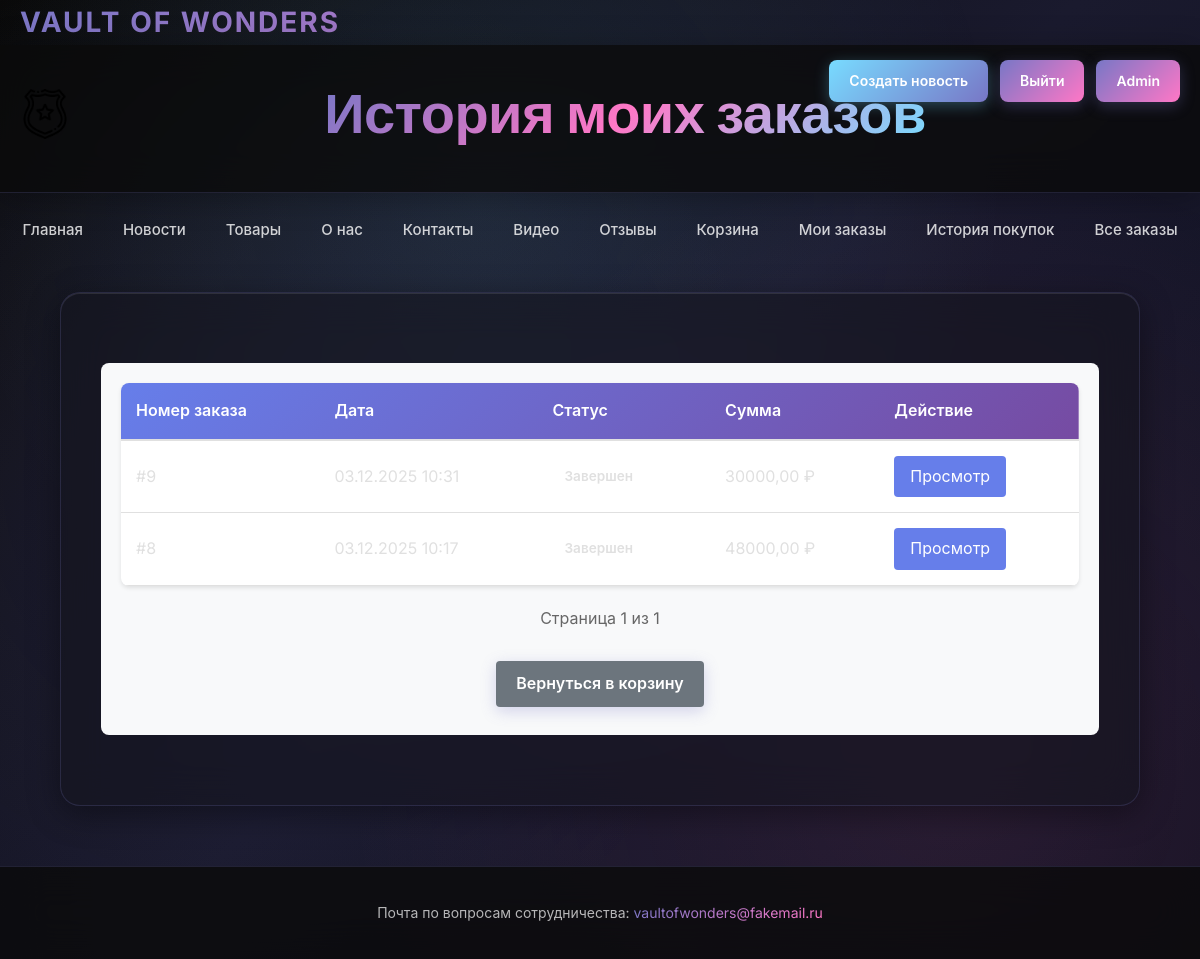
Screenshot of /orders/ (signed in) with the database file from the repository.
### app/models.py (models this page shows, shortened)
class Order(models.Model):
    STATUS_CHOICES = [
        ('processing', 'В обработке'),
        ('confirmed', 'Подтвержден'),
        ('completed', 'Завершен'),
        ('cancelled', 'Отменен'),
    ]
    user = models.ForeignKey(User, on_delete=models.CASCADE, verbose_name="Пользователь")
    items = models.ManyToManyField(CartItem, verbose_name="Товары")
    total_price = models.DecimalField('Общая стоимость', max_digits=10, decimal_places=2)
    date_created = models.DateTimeField(default=timezone.now, verbose_name="Дата создания")
    is_paid = models.BooleanField('Оплачен', default=False)
    status = models.CharField('Статус заказа', max_length=20, choices=STATUS_CHOICES, default='processing')
    class Meta:
        verbose_name = "Заказ"
        verbose_name_plural = "Заказы"

### app/views.py (the view)
# urls.py: path('orders/', views.order_history, name='order_history'),
def order_history(request):
    if not request.user.is_authenticated:
        return redirect('login')
    orders = Order.objects.filter(user=request.user).order_by('-date_created')
    paginator = Paginator(orders, 10)
    page_number = request.GET.get("page")
    page_obj = paginator.get_page(page_number)
    context = {
        'page_obj': page_obj,
        'user': request.user,
        'title': 'История моих заказов'
    }
    return render(request, 'order_history.html', context)

### app/templates/order_history.html (shortened to what this page needs)
{% extends 'base.html' %}
{% load static %}
{% block header %}История моих заказов{% endblock %}
{% block content %}
<link href="{% static 'styles/order_history.css' %}" rel="stylesheet">
<div class="orders-container">
    {% if page_obj %}
        <table class="orders-table">
            <thead>
                <tr>
                    <th>Номер заказа</th>
                    <th>Дата</th>
                    <th>Статус</th>
                    <th>Сумма</th>
                    <th>Действие</th>
                </tr>
            </thead>
            <tbody>
                {% for order in page_obj %}
                    <tr class="order-row status-{{ order.status }}">
                        <td>#{{ order.id }}</td>
                        <td>{{ order.date_created|date:"d.m.Y H:i" }}</td>
                        <td>
                            <span class="status-badge status-{{ order.status }}">
                                {{ order.get_status_display }}
                            </span>
                        </td>
                        <td>{{ order.total_price }} ₽</td>
                        <td>
                            <a href="{% url 'order_detail' order.id %}" class="btn-view">Просмотр</a>
                        </td>
                    </tr>
                {% endfor %}
            </tbody>
        </table>
        <div class="pagination">
            <span class="page-info">
                Страница {{ page_obj.number }} из {{ page_obj.paginator.num_pages }}
            </span>
        </div>
    {% else %}
        <div class="empty-message">
            <p>У вас пока нет заказов</p>
            <a href="{% url 'products' %}" class="btn btn-primary">Перейти к товарам</a>
        </div>
    {% endif %}
    <div class="order-history-footer">
        <a href="{% url 'cart' %}" class="btn btn-secondary">Вернуться в корзину</a>
    </div>
</div>
{% endblock %}

### app/static/styles/site.css (style rules this page uses)
* { margin: 0; padding: 0; box-sizing: border-box; }
body { font-family: 'Inter', -apple-system, BlinkMacSystemFont, 'Segoe UI', sans-serif; margin: 0; padding: 0; background: linear-gradient(135deg, #0a0a0a 0%, #1a1a2e 50%, #0f0f1e 100%); background-attachment: fixed; color: #E0E0E0; overflow-x: hidden; line-height: 1.6; }
body::before { content: ''; position: fixed; top: 0; left: 0; width: 100%; height: 100%; background: radial-gradient(circle at 20% 50%, rgba(120, 119, 198, 0.1) 0%, transparent 50%), radial-gradient(circle at 80% 80%, rgba(255, 119, 198, 0.1) 0%, transparent 50%), radial-gradient(circle at 40% 20%, rgba(120, 219, 255, 0.1) 0%, transparent 50%); pointer-events: none; z-index: 0; }
.btn { background: linear-gradient(135deg, #7877C6 0%, #FF77C6 100%); color: white; padding: 12px 24px; font-size: 15px; font-weight: 600; border: none; border-radius: 10px; cursor: pointer; transition: all 0.3s ease; text-decoration: none; display: inline-block; box-shadow: 0 4px 15px rgba(120, 119, 198, 0.3); position: relative; overflow: hidden; }
.btn::before { content: ''; position: absolute; top: 0; left: -100%; width: 100%; height: 100%; background: linear-gradient(90deg, transparent, rgba(255, 255, 255, 0.2), transparent); transition: left 0.5s; }
.btn-secondary { background: linear-gradient(135deg, #78DBFF 0%, #7877C6 100%); }

### app/static/styles/order_history.css (style rules this page uses)
.orders-container { max-width: 1200px; margin: 30px auto; padding: 20px; background: #f8f9fa; border-radius: 8px; }
.orders-table { width: 100%; border-collapse: collapse; background: white; box-shadow: 0 2px 4px rgba(0, 0, 0, 0.1); margin-bottom: 20px; border-radius: 8px; overflow: hidden; }
.orders-table thead { background: linear-gradient(135deg, #667eea 0%, #764ba2 100%); color: white; }
.orders-table th { padding: 15px; text-align: left; font-weight: 600; border-bottom: 2px solid #e0e0e0; }
.orders-table td { padding: 15px; border-bottom: 1px solid #e0e0e0; }
.status-badge { padding: 6px 12px; border-radius: 20px; font-size: 0.85rem; font-weight: 600; display: inline-block; }
.btn-view, .btn-edit { padding: 8px 16px; background: #667eea; color: white; text-decoration: none; border-radius: 4px; transition: all 0.3s ease; display: inline-block; }
.pagination { display: flex; justify-content: center; align-items: center; gap: 10px; margin-top: 20px; flex-wrap: wrap; }
.page-info { padding: 0 10px; color: #666; }
.order-history-footer { text-align: center; margin-top: 30px; }
.btn { padding: 10px 20px; border-radius: 4px; text-decoration: none; display: inline-block; transition: all 0.3s ease; cursor: pointer; border: none; font-size: 1rem; }
.btn-secondary { background: #6c757d; color: white; }

### rows the page displays
Order: id "9", date_created "03.12.2025 10:31", status "Завершен", total_price "30000,00"
Order: id "8", date_created "03.12.2025 10:17", status "Завершен", total_price "48000,00"

### other values shown
{{ page_obj.number }} "1"
{{ page_obj.paginator.num_pages }} "1"
